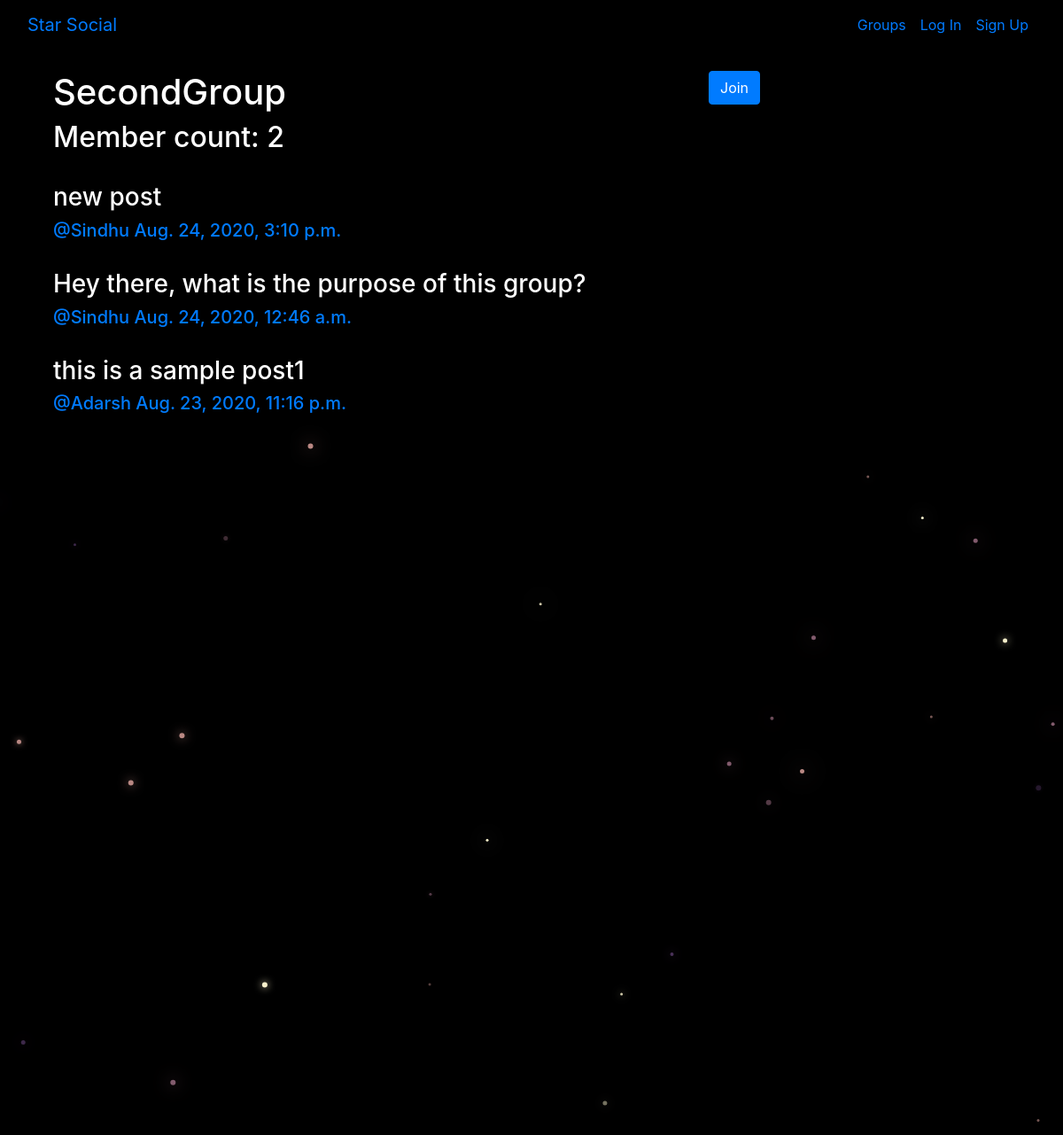
The app's page /groups/posts/in/secondgroup/ with its own data.
### groups/models.py (models this page shows, shortened)
class Group(models.Model):
    name = models.CharField(max_length=256,unique=True)
    slug = models.SlugField(allow_unicode=True,unique=True)
    description = models.TextField(blank=True,default='')
    members = models.ManyToManyField(User,through='GroupMember')
    class Meta:
        ordering = ['name']

### posts/models.py (models this page shows, shortened)
class Post(models.Model):
    user = models.ForeignKey(User,related_name='posts',on_delete=models.CASCADE)
    created_at = models.DateTimeField(auto_now=True)
    message = models.TextField()
    group = models.ForeignKey(Group,related_name='posts',null=True,blank=True,on_delete=models.CASCADE)
    class Meta:
        ordering = ['-created_at']
        unique_together = ('user','message')

### groups/views.py (the view)
# urls.py: path('posts/in/<slug:slug>/',views.SingleGroup.as_view(),name='single'),
class SingleGroup(generic.DetailView):
    model = Group

### groups/templates/groups/group_detail.html (shortened to what this page needs)
{% extends "groups/group_base.html" %}
{% block pregroup %}
<div class="col-md-8">
<h1>{{ group.name }}</h1>
<h2>Member count: {{ group.members.count }}</h2>
</div>
<div class="content col-md-4">
  {% if user in group.members.all %}
    <a href="{% url 'groups:leave' slug=group.slug %}"
       class="btn btn-lng btn-fill btn-primary btn-large">
       <span class="glyphicon glyphicon-remove-circle"></span>Leave</a>
  {% else %}
      <a href="{% url 'groups:join' slug=group.slug %}"
          class="btn btn-lng btn-fill btn-primary btn-large">
          Join</a>
  {% endif %}
</div>
{% endblock %}
{% block group_content %}
<div class="col-md-12">
  {% if group.posts.count == 0 %}
  <br>
    <h2>No posts in this group yet!</h2>
  {% else %}
    {% for post in group.posts.all %}
      {% include "posts/_post.html" %}
    {% endfor %}
  {% endif %}
</div>
{% endblock %}

### posts/templates/posts/_post.html (shortened to what this page needs)
<br>
<div class="post media">
  <h3>{{ post.message|safe }}</h3>
</div>
    <div class="media-body" style="overflow: visible">
        <h5 class="media-heading">
          <span class="username">
            <a href="{% url 'posts:for_user' username=post.user.username %}">@{{ post.user.username }}</a>
          </span>
          <time class="time">
            <a href="{% url 'posts:single' username=post.user.username pk=post.pk %}">{{ post.created_at }}</a>
          </time>
        </h5>
    </div>

### static/simplesocial/css/master.css (style rules this page uses)
body { margin: 0; overflow: auto; background-color: black; color: white; }

### records on screen
Group: name "SecondGroup", members.count "2"
Post: message "new post", user.username "Sindhu", created_at "Aug. 24, 2020, 3:10 p.m."
Post: message "Hey there, what is the purpose of this group?", user.username "Sindhu", created_at "Aug. 24, 2020, 12:46 a.m."
Post: message "this is a sample post1", user.username "Adarsh", created_at "Aug. 23, 2020, 11:16 p.m."
